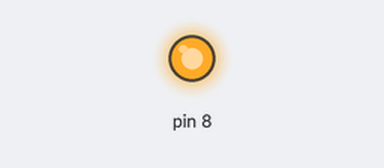
This sketch was run on a simulated Arduino Uno, built with avr-gcc and run on an emulated ATmega328P. Parts: output pins drawn as LEDs (lit = HIGH).

Above: at 0.2 s.
At 9.8 s:
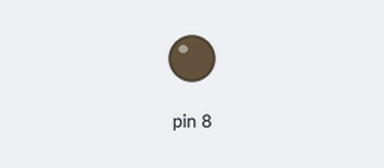
Timing chart, 0 to 10.5 s (numbered marks = the images above):
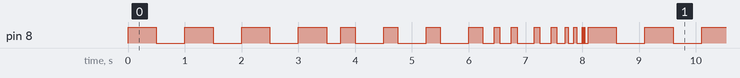

Measured:
- by itself, pin 8: moves between LOW and HIGH, repeating every 8.1 s
- by itself, everything shown: repeats every 8.1 s, in 28 steps

The sketch:

buzzer_bomb.ino
```cpp
void setup() {
  // put your setup code here, to run once:
pinMode(8,OUTPUT);
}

void loop() {
  // put your main code here, to run repeatedly:
digitalWrite(8, HIGH);
delay(500);
digitalWrite(8,LOW);
delay(500);
digitalWrite(8, HIGH);
delay(500);
digitalWrite(8,LOW);
delay(500);
digitalWrite(8, HIGH);
delay(500);
digitalWrite(8,LOW);
delay(500);
digitalWrite(8, HIGH);
delay(500);
digitalWrite(8,LOW);
delay(250);
digitalWrite(8, HIGH);
delay(250);
digitalWrite(8,LOW);
delay(250);
digitalWrite(8,LOW);
delay(250);
digitalWrite(8, HIGH);
delay(250);
digitalWrite(8,LOW);
delay(250);
digitalWrite(8,LOW);
delay(250);
digitalWrite(8, HIGH);
delay(250);
digitalWrite(8,LOW);
delay(250);
digitalWrite(8,LOW);
delay(250);
digitalWrite(8, HIGH);
delay(250);
digitalWrite(8,LOW);
delay(100);
digitalWrite(8,LOW);
delay(100);
digitalWrite(8, HIGH);
delay(100);
digitalWrite(8,LOW);
delay(100);
digitalWrite(8,LOW);
delay(100);
digitalWrite(8, HIGH);
delay(100);
digitalWrite(8,LOW);
delay(100);
delay(100);
digitalWrite(8,LOW);
delay(100);
digitalWrite(8, HIGH);
delay(100);
digitalWrite(8,LOW);
delay(100);
digitalWrite(8,LOW);
delay(100);
digitalWrite(8, HIGH);
delay(100);
digitalWrite(8,LOW);
delay(100);
digitalWrite(8,LOW);
delay(50);
digitalWrite(8, HIGH);
delay(50);
digitalWrite(8,LOW);
delay(50);
digitalWrite(8,LOW);
delay(50);
digitalWrite(8, HIGH);
delay(50);
digitalWrite(8,LOW);
delay(50);
digitalWrite(8,LOW);
delay(50);
digitalWrite(8, HIGH);
delay(10);
digitalWrite(8,LOW);
delay(10);
digitalWrite(8,LOW);
delay(10);
digitalWrite(8, HIGH);
delay(10);
digitalWrite(8,LOW);
delay(10);
digitalWrite(8,LOW);
delay(50);
digitalWrite(8, HIGH);

}
```
